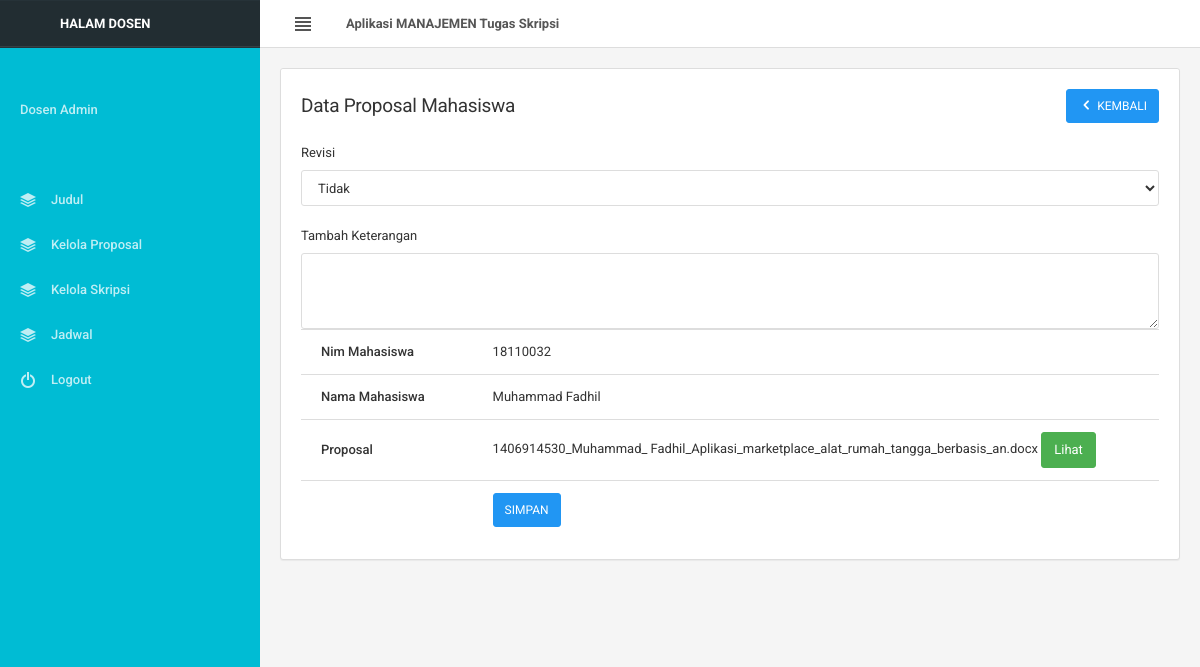
Page /admin/kelola_proposal.php?id=1 (signed in) on the committed database.
### tables this page shows
CREATE TABLE `tbl_proposal` (
  `id` int(50) NOT NULL,
  `nim` int(100) NOT NULL,
  `nama_mahasiswa` varchar(100) NOT NULL,
  `nama_file` varchar(100) NOT NULL,
  `revisi` varchar(100) NOT NULL,
  `keterangan` varchar(100) NOT NULL
);

### admin/kelola_proposal.php (the view, shortened to what this page needs)
<?php include 'header.php'; ?>
<div class="content-wrapper">
	<div class="content">
		<div class="row">
			<div class="col-lg-12">
				<div class="panel panel-flat">
					<div class="panel-heading">
						<h4 class="panel-title">Data Proposal Mahasiswa</h4>
						<div class="heading-elements">
							<a href="data_proposal.php" class="btn btn-sm btn-primary"><i class="icon-arrow-left12"></i> KEMBALI</a>
						</div>
					</div>
					<div class="panel-body">
						<div class="table-responsive">
							<form action="kelola_proposal_act.php" method="post" enctype="multipart/form-data" >
								<?php
								$id = $_GET['id'];
								$data = mysqli_query($connect,"SELECT * FROM tbl_proposal WHERE id='$id'");
								while($d=mysqli_fetch_array($data)){
									?>
									<table class="table">
									<tr>
										<th width="20%">Nim Mahasiswa</th>
										<td>
											<h9><?php echo $d['nim']; ?></h9>
										</td>
									</tr>
									<tr>
										<th width="20%">Nama Mahasiswa</th>
										<td>
										<h9><?php echo $d['nama_mahasiswa']; ?></h9></td>
									</tr>
									<tr>
									<th width="20%">Proposal</th>
									<td>
											<?php echo $d['nama_file']; ?>
											<?php echo"<a class='btn btn-success' href='../proposal/$d[nama_file]'>"?>Lihat</i></a>
											</td>
									</tr>
									<div class="form-group">
									<label> Revisi </label>
									<select class="form-control" name="revisi" id="revisi" required aria-label="select example">
									<option value="TIDAK">Tidak</option>
			                  		</select>
									<tr>
									<label for="keterangan">Tambah Keterangan</label>
    								<textarea class="form-control" id="keterangan" rows="3"
									name="keterangan"></textarea>
									</tr>
									</div>
									<tr>
										<th></th>
										<td><input type="submit" value="SIMPAN"  name="kelola" class="btn btn-primary btn-sm"></td>
									</tr>
									</table>
									<?php } ?>
								</form>
							</div>
						</div>
					</div>
				</div>
			</div>
		</div>
	</div>
<?php include 'footer.php'; ?>

### rows in the picture
tbl_proposal: nim "18110032", nama_mahasiswa "Muhammad Fadhil", nama_file "1406914530_Muhammad_ Fadhil_Aplikasi_marketplace_alat_rumah_tangga_berbasis_an.docx"
